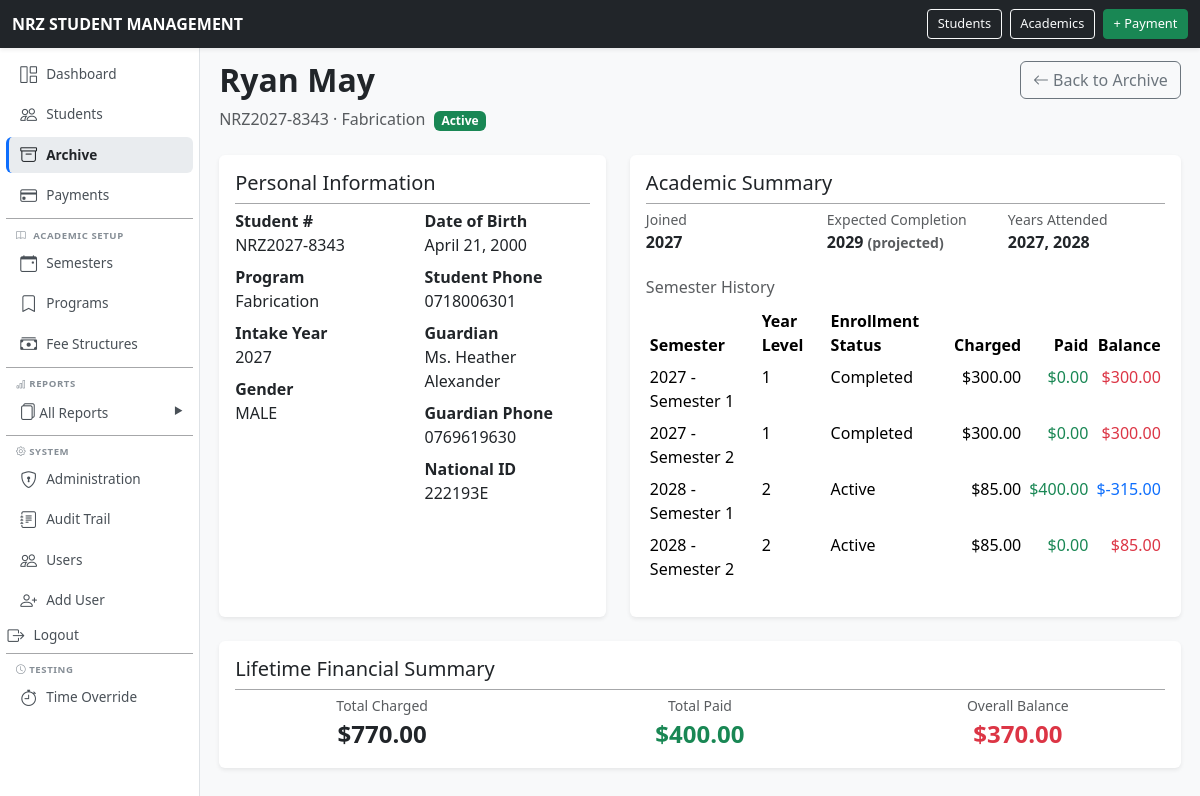
/students/archive/92/ (signed in), run on the app's committed database.
### school/models.py (models this page shows, shortened)
class Student(models.Model):
    ACTIVE = "ACTIVE"
    DEFERRED = "DEFERRED"
    WITHDRAWN = "WITHDRAWN"
    COMPLETED = "COMPLETED"
    STATUS_CHOICES = [
        (ACTIVE, "Active"),
        (DEFERRED, "Deferred"),
        (WITHDRAWN, "Withdrawn"),
        (COMPLETED, "Completed"),
    ]
    student_number = models.CharField(
        max_length=30,
        unique=True,
    )
    first_name = models.CharField(
        max_length=100,
    )
    national_id = models.CharField(
        max_length=100,
    )
    last_name = models.CharField(
        max_length=100,
    )
    date_of_birth = models.DateField(
        null=True,
        blank=True,
    )
    gender = models.CharField(
        max_length=20,
        blank=True,
    )
    guardian_name = models.CharField(
        max_length=150,
        blank=True,
    )
    guardian_phone = models.CharField(
        max_length=30,
        blank=True,
    )
    student_phone = models.CharField(
        max_length=30,
        blank=True ,
    )
    address = models.TextField(
        blank=True,
    )
    program = models.ForeignKey(
        Program,
        on_delete=models.PROTECT,
        related_name="students",
    )
    intake_year = models.ForeignKey(
        AcademicYear,
        on_delete=models.PROTECT,
        related_name="students",
    )
    status = models.CharField(
        max_length=20,
        choices=STATUS_CHOICES,
        default=ACTIVE,
    )
    created_at = models.DateTimeField(
        auto_now_add=True,
    )
    class Meta:
        ordering = [
            "last_name",
            "first_name",
        ]
        permissions = [
            ("can_view_financial_reports", "Can view financial reports"),
            ("can_view_outstanding_reports", "Can view outstanding balances"),
            ("can_record_payments", "Can record payments"),
        ]

class Program(models.Model):
    CATEGORY_CHOICES = [
        ("NC", "National Certificate"),
        ("NQ", "National Qualification"),
        ("OTHER", "Other"),
    ]
    code = models.CharField(
        max_length=30,
        unique=True,
    )
    name = models.CharField(
        max_length=150,
        unique=True,
    )
    description = models.TextField(
        blank=True,
    )
    duration_years = models.PositiveSmallIntegerField()
    category = models.CharField(
        max_length=10,
        choices=CATEGORY_CHOICES,
        default="OTHER",
    )
    active = models.BooleanField(
        default=True,
    )
    class Meta:
        ordering = ["name"]

class AcademicYear(models.Model):
    name = models.CharField(
        max_length=20,
        unique=True,
    )
    start_date = models.DateField()
    end_date = models.DateField()
    is_current = models.BooleanField(
        default=False,
    )
    class Meta:
        ordering = ["-name"]
        constraints = [
            models.UniqueConstraint(
                fields=["is_current"],
                condition=Q(is_current=True),
                name="only_one_current_academic_year",
            ),
        ]

class Semester(models.Model):
    PERIOD_CHOICES = [
        (1, "Semester Period 1"),
        (2, "Semester Period 2"),
    ]
    academic_year = models.ForeignKey(
        AcademicYear,
        on_delete=models.PROTECT,
        related_name="semesters",
    )
    number = models.PositiveSmallIntegerField(
        choices=PERIOD_CHOICES,
    )
    start_date = models.DateField()
    end_date = models.DateField()
    class Meta:
        ordering = ["-academic_year__name", "number"]
        constraints = [
            models.UniqueConstraint(
                fields=["academic_year", "number"],
                name="unique_semester_period_per_year",
            ),
        ]
    def __str__(self):
        return f"{self.academic_year.name} - Semester {self.number}"

### school/views.py (the view)
# urls.py: path("students/archive/<int:pk>/", views.archive_detail, name="archive_detail"),
@permission_required("school.view_student", raise_exception=True)
def archive_detail(request, pk):
    student = get_object_or_404(Student.objects.select_related("program", "intake_year"), pk=pk)
    enrollments = student.enrollments.select_related(
        "semester", "semester__academic_year", "program"
    ).order_by("semester__academic_year__name", "semester__number")
    years_attended = sorted(set(e.semester.academic_year.name for e in enrollments))
    join_year = student.intake_year.name
    completion_year = None
    expected_completion_year = None
    if student.status == Student.COMPLETED:
        last_enrollment = enrollments.last()
        if last_enrollment:
            completion_year = last_enrollment.semester.academic_year.name
    else:
        try:
            start_year = int(student.intake_year.name)
            expected_completion_year = str(start_year + student.program.duration_years - 1)
        except ValueError:
            expected_completion_year = "—"
    total_charged = student.charges.aggregate(total=Sum("amount"))["total"] or Decimal("0")
    total_paid = student.payments.aggregate(total=Sum("amount"))["total"] or Decimal("0")
    balance = total_charged - total_paid
    semester_breakdown = []
    for enrollment in enrollments:
        sem = enrollment.semester
        charged = student.charges.filter(enrollment=enrollment).aggregate(
            total=Sum("amount")
        )["total"] or Decimal("0")
        paid = student.payments.filter(semester=sem).aggregate(
            total=Sum("amount")
        )["total"] or Decimal("0")
        semester_breakdown.append({
            "semester": sem,
            "year_level": enrollment.year_level,
            "enrollment_status": enrollment.get_status_display(),
            "charged": charged,
            "paid": paid,
            "balance": charged - paid,
        })
    context = {
        "student": student,
        "enrollments": enrollments,
        "years_attended": years_attended,
        "join_year": join_year,
        "completion_year": completion_year,
        "expected_completion_year": expected_completion_year,
        "total_charged": total_charged,
        "total_paid": total_paid,
        "balance": balance,
        "semester_breakdown": semester_breakdown,
    }
    return render(request, "school/student_archive_detail.html", context)

### school/context_processors.py (called while the page is built)
def time_override_enabled(request):
    return {
        'ENABLE_TIME_OVERRIDE': getattr(settings, 'ENABLE_TIME_OVERRIDE', False)
    }

### templates/school/student_archive_detail.html (shortened to what this page needs)
{% extends "base.html" %}
{% block content %}
<div class="d-flex justify-content-between align-items-start mb-4">
    <div>
        <h2 class="fw-bold">{{ student.first_name }} {{ student.last_name }}</h2>
        <div class="text-muted">
            {{ student.student_number }} · {{ student.program.name }}
            {% if student.status == "ACTIVE" %}
                <span class="badge text-bg-success ms-1">Active</span>
            {% elif student.status == "DEFERRED" %}
                <span class="badge text-bg-warning ms-1">Deferred</span>
            {% elif student.status == "WITHDRAWN" %}
                <span class="badge text-bg-secondary ms-1">Withdrawn</span>
            {% elif student.status == "COMPLETED" %}
                <span class="badge text-bg-primary ms-1">Completed</span>
            {% endif %}
        </div>
    </div>
    <a href="{% url 'archive_list' %}" class="btn btn-outline-secondary">
        <i class="bi bi-arrow-left"></i> Back to Archive
    </a>
</div>
<div class="row g-4">
    <div class="col-md-5">
        <div class="card border-0 shadow-sm h-100">
            <div class="card-body">
                <h5>Personal Information</h5>
                <hr>
                <div class="row">
                    <div class="col-6">
                        <div class="mb-2"><strong>Student #</strong><br>{{ student.student_number }}</div>
                        <div class="mb-2"><strong>Program</strong><br>{{ student.program.name }}</div>
                        <div class="mb-2"><strong>Intake Year</strong><br>{{ student.intake_year.name }}</div>
                        <div class="mb-2"><strong>Gender</strong><br>{{ student.gender|default:"—" }}</div>
                    </div>
                    <div class="col-6">
                        <div class="mb-2"><strong>Date of Birth</strong><br>{{ student.date_of_birth|default:"—" }}</div>
                        <div class="mb-2"><strong>Student Phone</strong><br>{{ student.student_phone|default:"—" }}</div>
                        <div class="mb-2"><strong>Guardian</strong><br>{{ student.guardian_name|default:"—" }}</div>
                        <div class="mb-2"><strong>Guardian Phone</strong><br>{{ student.guardian_phone|default:"—" }}</div>
                        <div class="mb-2"><strong>National ID</strong><br>{{ student.national_id|default:"—" }}</div>
                    </div>
                </div>
            </div>
        </div>
    </div>
    <div class="col-md-7">
        <div class="card border-0 shadow-sm h-100">
            <div class="card-body">
                <h5>Academic Summary</h5>
                <hr>
                <div class="row">
                    <div class="col-md-4 mb-2">
                        <div class="text-muted small">Joined</div>
                        <div class="fw-bold">{{ join_year }}</div>
                    </div>
                    <div class="col-md-4 mb-2">
                        <div class="text-muted small">
                            {% if student.status == "COMPLETED" %}Completed{% else %}Expected Completion{% endif %}
                        </div>
                        <div class="fw-bold">
                            {% if completion_year %}
                                {{ completion_year }}
                            {% elif expected_completion_year %}
                                {{ expected_completion_year }} <span class="text-muted small">(projected)</span>
                            {% else %}
                                —
                            {% endif %}
                        </div>
                    </div>
                    <div class="col-md-4 mb-2">
                        <div class="text-muted small">Years Attended</div>
                        <div class="fw-bold">
                            {% if years_attended %}
                                {{ years_attended|join:", " }}
                            {% else %}
                                —
                            {% endif %}
                        </div>
                    </div>
                </div>
                <div class="mt-3">
                    <h6 class="text-muted">Semester History</h6>
                    <div class="table-responsive">
                        <table class="table table-sm table-borderless">
                            <thead>
                                <tr>
                                    <th>Semester</th>
                                    <th>Year Level</th>
                                    <th>Enrollment Status</th>
                                    <th class="text-end">Charged</th>
                                    <th class="text-end">Paid</th>
                                    <th class="text-end">Balance</th>
                                </tr>
                            </thead>
                            <tbody>
                                {% for item in semester_breakdown %}
                                <tr>
                                    <td>{{ item.semester }}</td>
                                    <td>{{ item.year_level }}</td>
                                    <td>{{ item.enrollment_status }}</td>
                                    <td class="text-end">${{ item.charged|floatformat:2 }}</td>
                                    <td class="text-end text-success">${{ item.paid|floatformat:2 }}</td>
                                    <td class="text-end {% if item.balance > 0 %}text-danger{% elif item.balance < 0 %}text-primary{% endif %}">
                                        ${{ item.balance|floatformat:2 }}
                                    </td>
                                </tr>
                                {% empty %}
                                <tr><td colspan="6" class="text-center text-muted">No enrollments found.</td></tr>
                                {% endfor %}
                            </tbody>
                        </table>
                    </div>
                </div>
            </div>
        </div>
    </div>
</div>
<div class="row mt-4">
    <div class="col-12">
        <div class="card border-0 shadow-sm">
            <div class="card-body">
                <h5>Lifetime Financial Summary</h5>
                <hr>
                <div class="row text-center">
                    <div class="col-md-4">
                        <div class="text-muted small">Total Charged</div>
                        <div class="fw-bold fs-4">${{ total_charged|floatformat:2 }}</div>
                    </div>
                    <div class="col-md-4">
                        <div class="text-muted small">Total Paid</div>
                        <div class="fw-bold fs-4 text-success">${{ total_paid|floatformat:2 }}</div>
                    </div>
                    <div class="col-md-4">
                        <div class="text-muted small">Overall Balance</div>
                        <div class="fw-bold fs-4
                            {% if balance > 0 %}text-danger
                            {% elif balance < 0 %}text-primary
                            {% else %}text-success{% endif %}">
                            ${{ balance|floatformat:2 }}
                        </div>
                    </div>
                </div>
            </div>
        </div>
    </div>
</div>
{% endblock %}

### templates/base.html (style rules this page uses)
body { margin: 0; padding: 0; background-color: #f8f9fa; }
hr { margin: 0.3rem 0; opacity: 0.4; }

### data on the page
Student: first_name "Ryan", last_name "May", student_number "NRZ2027-8343", program.name "Fabrication", intake_year.name "2027", gender "MALE", date_of_birth "April 21, 2000", student_phone "0718006301", guardian_name "Ms. Heather Alexander", guardian_phone "0769619630", national_id "222193E"
AcademicYear: name "2027"
Semester: semester "2027 - Semester 1", year_level "1", enrollment_status "Completed", charged "300.00", paid "0.00", balance "300.00"
Semester: semester "2027 - Semester 2", year_level "1", enrollment_status "Completed", charged "300.00", paid "0.00", balance "300.00"
Semester: semester "2028 - Semester 1", year_level "2", enrollment_status "Active", charged "85.00", paid "400.00", balance "-315.00"
Semester: semester "2028 - Semester 2", year_level "2", enrollment_status "Active", charged "85.00", paid "0.00", balance "85.00"

### other printed values
{{ expected_completion_year }} "2029"
{{ years_attended|join:", " }} "2027, 2028"
{{ total_charged|floatformat:2 }} "770.00"
{{ total_paid|floatformat:2 }} "400.00"
{{ balance|floatformat:2 }} "370.00"
